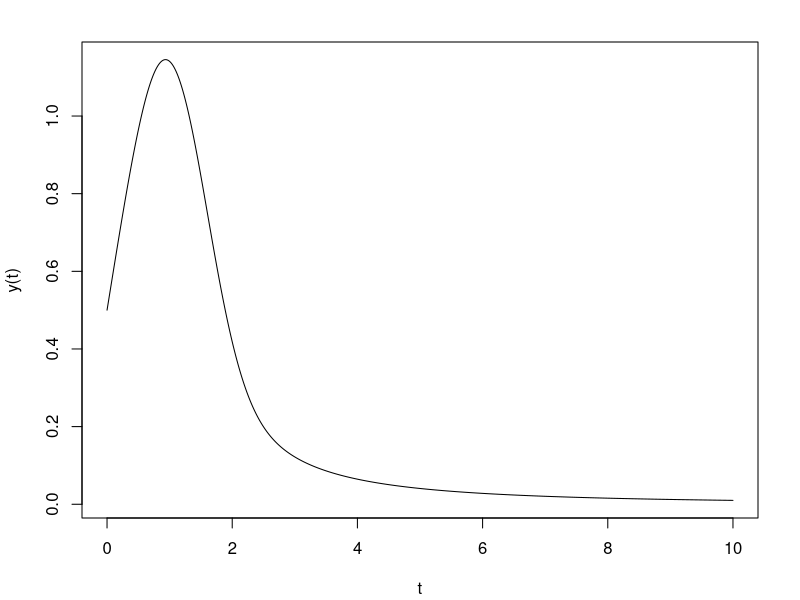

Here is the R script that generated this plot:
## ---- chunk 1
f_ode <- function(t, y, parms) {
  f_t <- parms[["f_t"]]
  g_t <- parms[["g_t"]]
  list(-f_t(t) * y + g_t(t))
}
## ---- chunk 2
par <- par(mar = c(4, 4, 2, 2) + 0.1)
y0 <- 0.5
tspan <- seq(0, 10, by = 0.01)
sol <- deSolve::ode(
  y = y0, times = tspan, func = f_ode,
  parms = list(
    f_t = function(t) {
      t^2
    },
    g_t = function(t) {
      1
    }
  )
)
plot(sol, main = "", xlab = "t", ylab = "y(t)")
